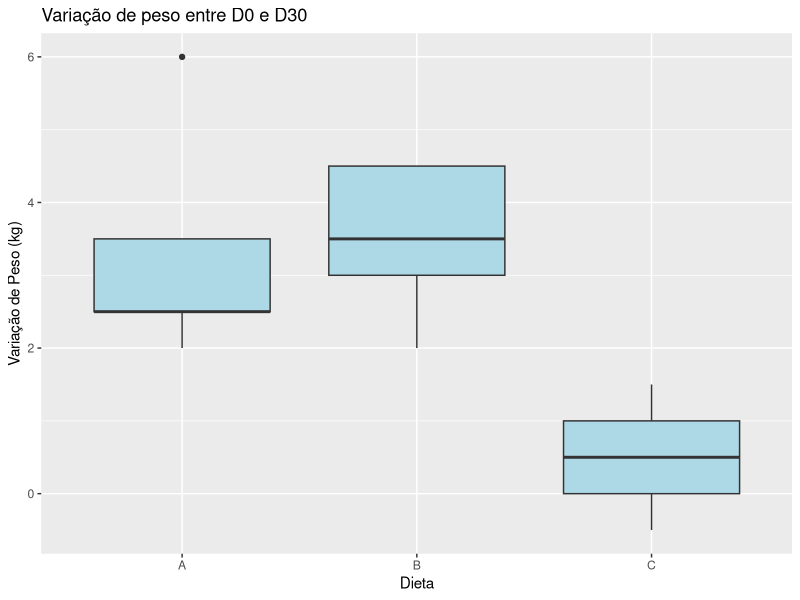
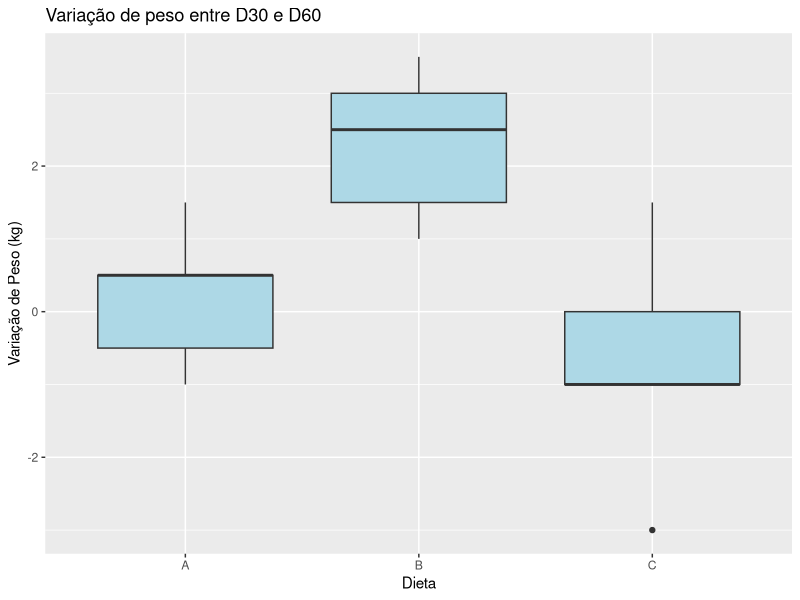

The R source for these figures, in order:
# Carregar bibliotecas necessárias
library(ggplot2)
library(dplyr)

# Criar dataframe
df <- data.frame(
  dieta = c(rep("A", 5), rep("B", 5), rep("C", 5)),
  idade = c(18, 15, 28, 35, 26, 43, 17, 40, 14, 18, 37, 21, 16, 27, 41),
  pesoD0 = c(85, 66, 72, 80, 68.5, 78, 64, 88, 70, 95, 86, 86.5, 72.5, 70,104),
  pesoD30 = c(83,60 ,69.5 ,77.5 ,65 ,73.5 ,61 ,83.5 ,68 ,91.5 ,85.5 ,86.5 ,73 ,69 ,102.5),
  pesoD60 = c(82.5 ,61 ,69 ,76 ,65.5 ,70 ,58.5 ,82.5 ,65 ,90 ,86.5 ,85 ,73 ,72 ,103.5)
)

# Calcular a variação de peso
df <- df %>%
  mutate(variacao_D0_D30 = pesoD0 - pesoD30,
         variacao_D30_D60 = pesoD30 - pesoD60)

# Gráfico de variação de peso entre D0 e D30
ggplot(df, aes(x=dieta, y=variacao_D0_D30)) +
  geom_boxplot(fill = "lightblue") +
  labs(title="Variação de peso entre D0 e D30",
       x="Dieta", y="Variação de Peso (kg)")

# Gráfico de variação de peso entre D30 e D60
ggplot(df, aes(x=dieta, y=variacao_D30_D60)) +
  geom_boxplot(fill = "lightblue") +
  labs(title="Variação de peso entre D30 e D60",
       x="Dieta", y="Variação de Peso (kg)")
